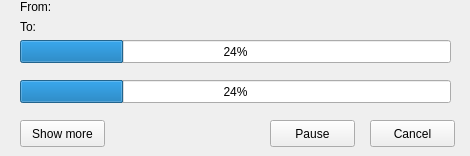
<?xml version="1.0" encoding="UTF-8"?>
<ui version="4.0">
 <class>Form</class>
 <widget class="QWidget" name="Form">
  <property name="geometry">
   <rect>
    <x>0</x>
    <y>0</y>
    <width>470</width>
    <height>156</height>
   </rect>
  </property>
  <property name="windowTitle">
   <string>Form</string>
  </property>
  <widget class="QLabel" name="label">
   <property name="geometry">
    <rect>
     <x>20</x>
     <y>0</y>
     <width>50</width>
     <height>13</height>
    </rect>
   </property>
   <property name="text">
    <string>From:</string>
   </property>
  </widget>
  <widget class="QLabel" name="label_2">
   <property name="geometry">
    <rect>
     <x>20</x>
     <y>20</y>
     <width>50</width>
     <height>13</height>
    </rect>
   </property>
   <property name="text">
    <string>To:</string>
   </property>
  </widget>
  <widget class="QProgressBar" name="progressBar">
   <property name="geometry">
    <rect>
     <x>20</x>
     <y>40</y>
     <width>431</width>
     <height>23</height>
    </rect>
   </property>
   <property name="value">
    <number>24</number>
   </property>
  </widget>
  <widget class="QProgressBar" name="progressBar_2">
   <property name="geometry">
    <rect>
     <x>20</x>
     <y>80</y>
     <width>431</width>
     <height>23</height>
    </rect>
   </property>
   <property name="value">
    <number>24</number>
   </property>
  </widget>
  <widget class="QPushButton" name="pushButton">
   <property name="geometry">
    <rect>
     <x>20</x>
     <y>120</y>
     <width>85</width>
     <height>27</height>
    </rect>
   </property>
   <property name="text">
    <string>Show more</string>
   </property>
  </widget>
  <widget class="QPushButton" name="pushButton_2">
   <property name="geometry">
    <rect>
     <x>370</x>
     <y>120</y>
     <width>85</width>
     <height>27</height>
    </rect>
   </property>
   <property name="text">
    <string>Cancel</string>
   </property>
  </widget>
  <widget class="QPushButton" name="pushButton_3">
   <property name="geometry">
    <rect>
     <x>270</x>
     <y>120</y>
     <width>85</width>
     <height>27</height>
    </rect>
   </property>
   <property name="text">
    <string>Pause</string>
   </property>
  </widget>
 </widget>
 <resources/>
 <connections/>
</ui>
